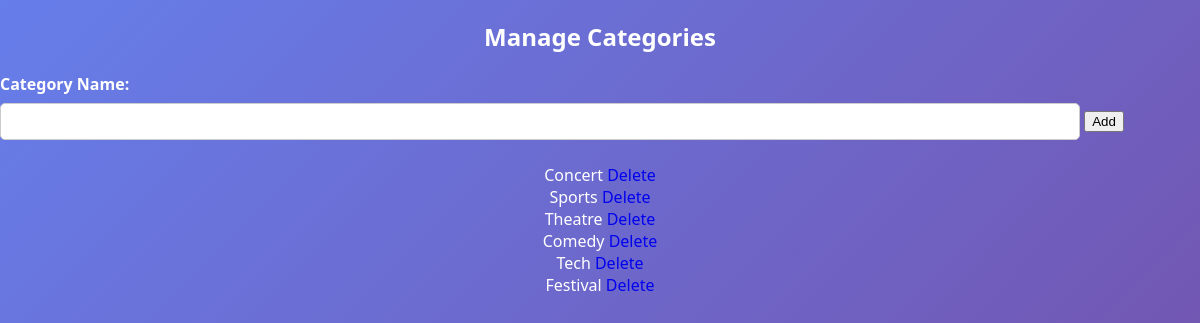
Screenshot of /admin/manage_categories.php (signed in) with the database file from the repository.
### tables this page shows
CREATE TABLE EVENT_CATEGORY(
Category_ID INT PRIMARY KEY,
Category_Name VARCHAR(100),
Description VARCHAR(255),
Admin_ID INT,
FOREIGN KEY (Admin_ID) REFERENCES ADMIN(Admin_ID)
);

### admin/manage_categories.php (the view, shortened to what this page needs)
<?php require_once '../includes/db.php'; ?>
<link rel="stylesheet" href="../assets/css/style.css">
<h2>Manage Categories</h2>
<form method="post">
<label>Category Name:</label>
<input name="name" required>
<button name="add">Add</button>
</form>
<?php
$res = $conn->query("SELECT * FROM EVENT_CATEGORY");
while($c=$res->fetch_assoc()){
    echo $c['Category_Name']."
    <a href='?delete=".$c['Category_ID']."'>Delete</a><br>";
}
?>

### assets/css/style.css (style rules this page uses)
h1, h2, h3 { margin-top: 20px; }
input, select { width: 90%; padding: 10px; margin: 8px 0; border-radius: 5px; border: 1px solid #ccc; }
label { font-weight: bold; }
a { text-decoration: none; }
form { text-align: left; }

### rows the page displays
event_category: Category_Name "Concert"
event_category: Category_Name "Sports"
event_category: Category_Name "Theatre"
event_category: Category_Name "Comedy"
event_category: Category_Name "Tech"
event_category: Category_Name "Festival"
